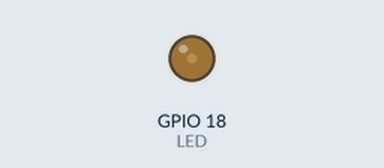
Recording of a program running on a simulated Raspberry Pi (BCM pin numbers). On the bench: output pins drawn as LEDs (lit = HIGH).

Above: at 0.05 s.
At 0.4 s:
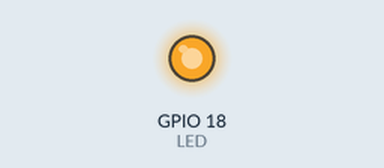
At 0.75 s:
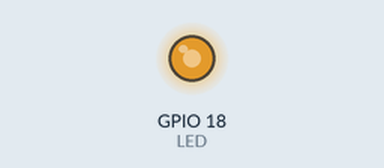
At 1.5 s:
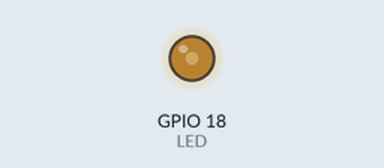
Timing chart, 0 to 5.3 s (numbered marks = the images above):
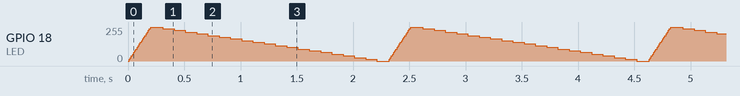

The program:

PWM_LED.py
```python
#!/usr/bin/env python
#-*- coding:utf-8 -*-

import RPi.GPIO as GPIO
import time

LED=18

GPIO.setmode(GPIO.BCM)
GPIO.setup(LED, GPIO.OUT)
PwmObj = GPIO.PWM(LED, 50)  #PWM 객체 생성(GPIO 번호:18, 주파수:50)
PwmObj.start(0)				#듀티비 0으로 PWM 발생 시작

try:
	while 1:
		for dc in range(0, 101, 5):
			PwmObj.ChangeDutyCycle(dc)
			time.sleep(0.01)
		for dc in range(100, -1, -5):
			PwmObj.ChangeDutyCycle(dc)
			time.sleep(0.1)
except KeyboardInterrupt:
	pass
PwmObj.stop()
GPIO.cleanup()
```
